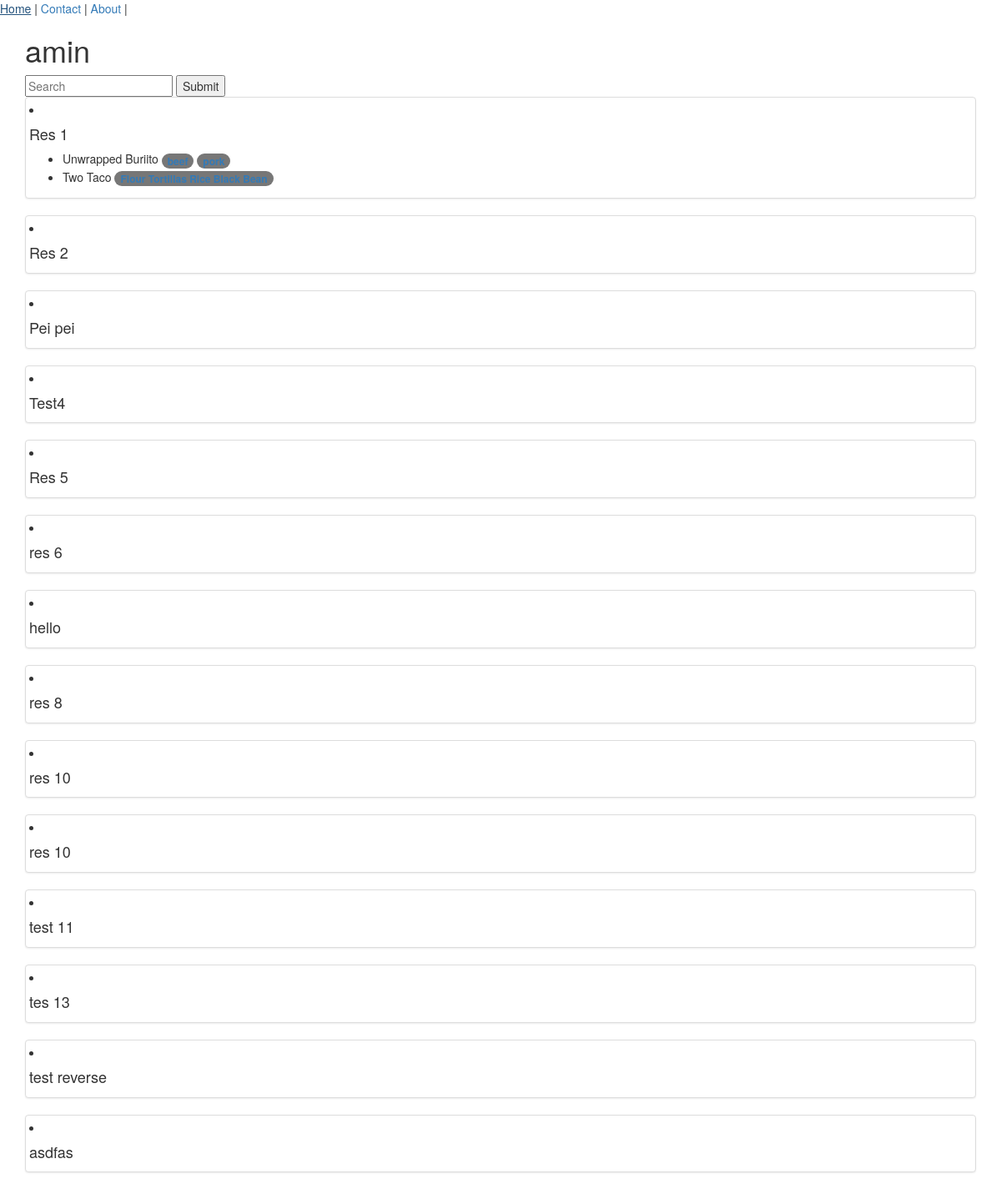
Page /profiles/amin/ on the earlier database version.
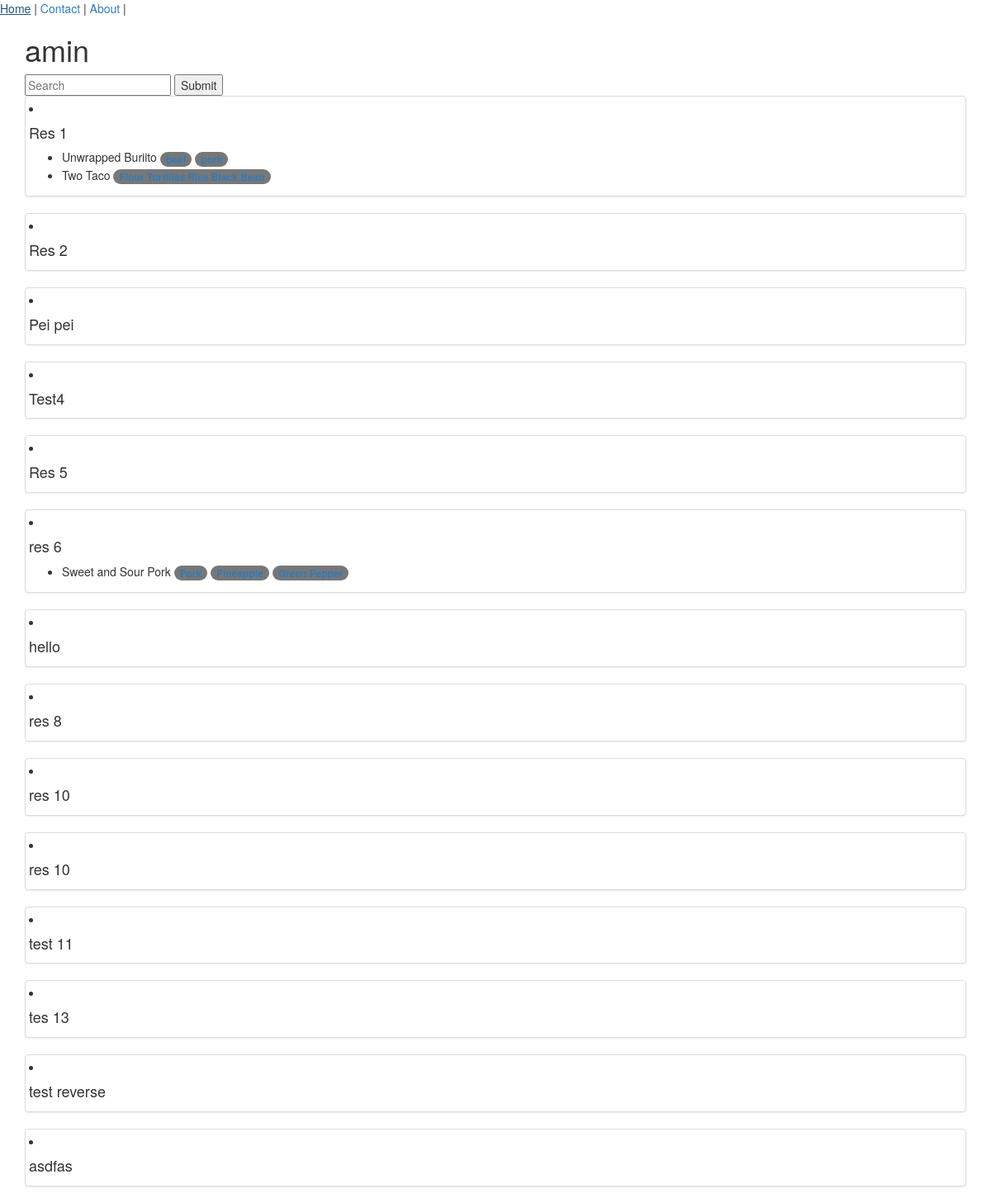
Same page on the later database version.
### restaurants/models.py (models this page shows, shortened)
class RestaurantLocation(models.Model):
	owner 		= models.ForeignKey(User)
	name 		= models.CharField(max_length=120)
	location 	= models.CharField(max_length=120, null=True, blank=True)
	category 	= models.CharField(max_length=120, null=True, blank=True)
	timestamp 	= models.DateTimeField(auto_now_add=True)
	updated 	= models.DateTimeField(auto_now=True)
	slug		= models.SlugField(null=True, blank=True)
	objects = RestaurantLocationManager()
	@property
	def title(self):
		return self.name

### menus/models.py (models this page shows, shortened)
class Item(models.Model):
	user 		= models.ForeignKey(settings.AUTH_USER_MODEL)
	restaurant 	= models.ForeignKey(RestaurantLocation)
	name 		= models.CharField(max_length=120)
	content 	= models.TextField(help_text='separete each item by comma')
	exclude 	= models.TextField(blank=True, null=True, help_text='separete each item by comma')
	public 		= models.BooleanField(default=True)
	timestamp 	= models.DateTimeField(auto_now_add=True)
	updated		= models.DateTimeField(auto_now=True)
	class Meta:
		ordering = ['updated', '-timestamp']
	def get_content(self):
		return self.content.split(",")

### profiles/views.py (the view)
# urls.py: url(r'^(?P<username>[\w-]+)/$', ProfileDetailView.as_view(), name='detail'),
class ProfileDetailView(DetailView):
	template_name = 'profiles/user.html'
	def get_object(self):
		username = self.kwargs.get("username")
		if username is None:
			raise Http404
		return get_object_or_404(User, username__iexact=username, is_active=True)
	def get_context_data(self, *args, **kwargs):
		context = super().get_context_data(*args, **kwargs)
		print(context)
		user = context['user']
		query = self.request.GET.get('q')
		print(user)
		item_exists = Item.objects.filter(user=user).exists()
		qs = RestaurantLocation.objects.filter(owner=user)
		if query:
			qs = qs.search(query)
		if item_exists and qs.exists():
			context['locations'] = qs
		return context

### restaurants/models.py (called while the page is built)
	def get_queryset(self):
		return RestaurantLocationQuerySet(self.model, using=self._db)

### profiles/templates/profiles/user.html
{% extends 'base.html' %} {% block title %}{{ user.username }} | {{ block.super }}{% endblock %} {% block content %}
<h1>{{ user.username }}</h1>
<form action="" class="form">
    <input type="text" placeholder="Search" name="q" value='{{ request.GET.q }}'>
    <input type="submit">
</form>
{% if user.item_set.all.exists %}
{% if locations %}
{% for rest in locations %}
<div class="row">
    <div class="col-sm-12">
        <div class="thumbnail">
            <li><h4>{{ rest.title }}</h4>
                <ul>
                    {% for item in rest.item_set.all %}
                    <li>{{ item.name }} {% for ing in item.get_content %}
                        <span class="badge badge-default"><a href="{{ request.path }}?q={{ ing }}">{{ ing }}</a></span> {% endfor %}
                    </li>
                    {% endfor %}
                </ul>
            </li>
        </div>
    </div>
</div>
{% endfor %}
{% endif %}
{% else %}
<p class="lead">No Item Found</p>
{% endif %} {% endblock %}

Differences in the rows shown:
added Item: name "Sweet and Sour Pork", get_content "Pork" "Pineapple" "Green Pepper", shown under RestaurantLocation "res 6"
